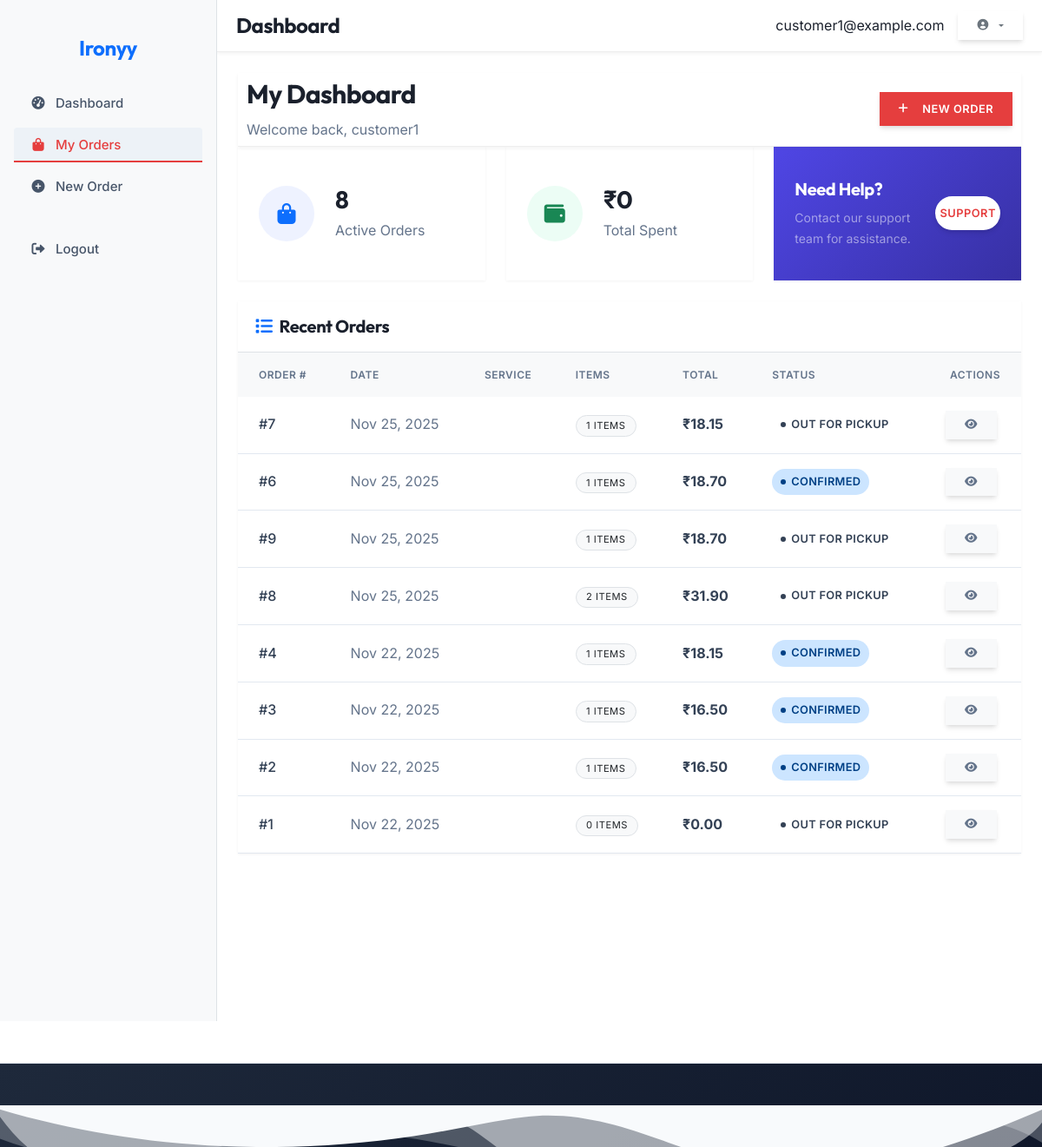
The page /dashboard/customer/ (signed in) on the database as committed earlier.
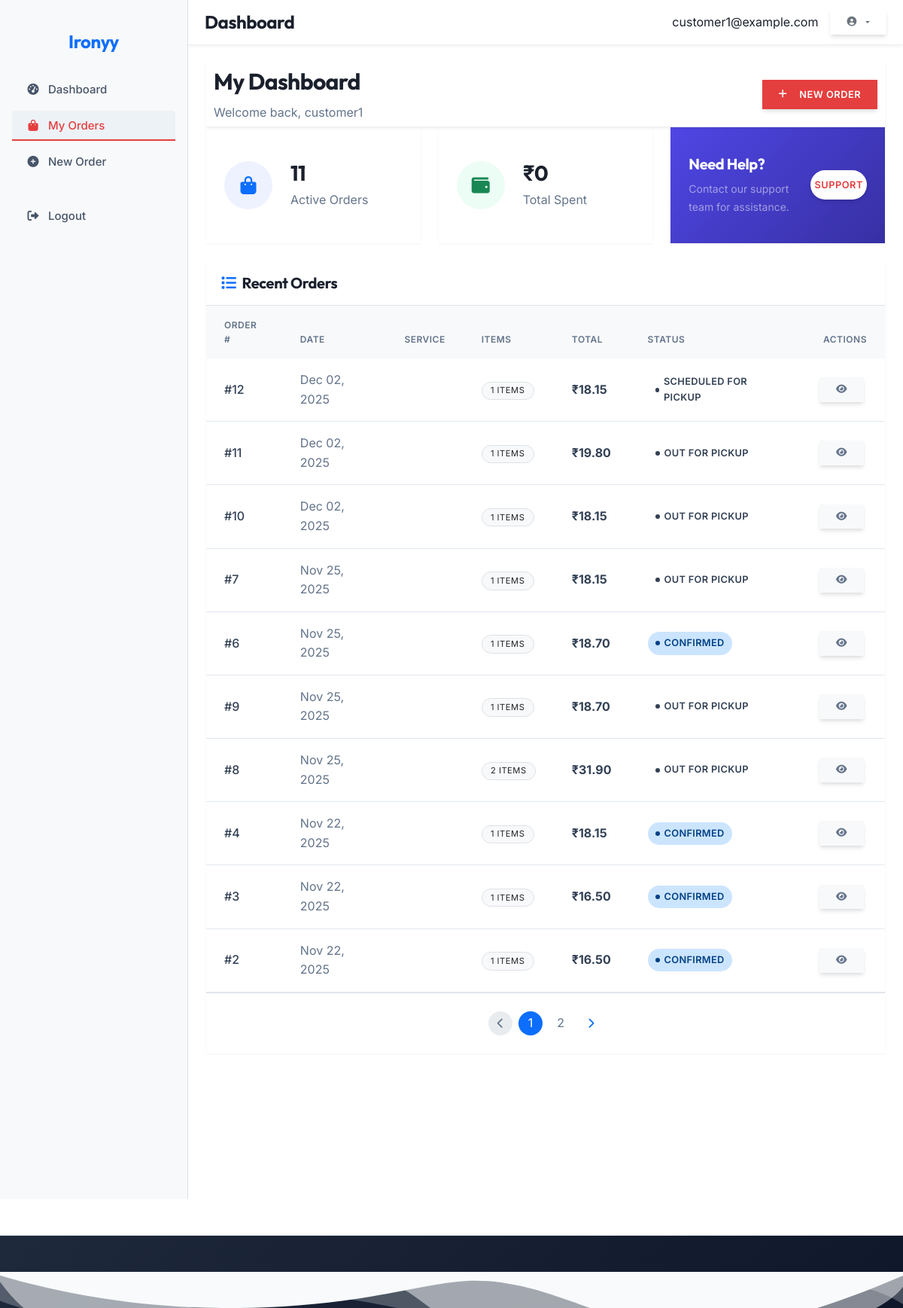
The same page on the database as committed later.
### orders/models.py (models this page shows, shortened)
class Order(models.Model):
    class Status(models.TextChoices):
        DRAFT = 'draft', _('Draft')
        PENDING = 'pending', _('Pending Payment')
        CONFIRMED = 'confirmed', _('Confirmed')
        SCHEDULED_FOR_PICKUP = 'scheduled_for_pickup', _('Scheduled for Pickup')
        OUT_FOR_PICKUP = 'out_for_pickup', _('Out for Pickup')
        PICKED_UP = 'picked_up', _('Picked Up')
        PROCESSING = 'processing', _('In Progress')
        READY = 'ready', _('Ready for Delivery')
        OUT_FOR_DELIVERY = 'out_for_delivery', _('Out for Delivery')
        COMPLETED = 'completed', _('Completed')
        CANCELLED = 'cancelled', _('Cancelled')
        REFUNDED = 'refunded', _('Refunded')
        FAILED = 'failed', _('Failed')
    class PaymentStatus(models.TextChoices):
        PENDING = 'pending', _('Pending')
        AUTHORIZED = 'authorized', _('Authorized')
        PAID = 'paid', _('Paid')
        PARTIALLY_REFUNDED = 'partially_refunded', _('Partially Refunded')
        REFUNDED = 'refunded', _('Refunded')
        VOIDED = 'voided', _('Voided')
        FAILED = 'failed', _('Failed')
    class DeliveryType(models.TextChoices):
        PICKUP = 'pickup', _('Pickup')
        DELIVERY = 'delivery', _('Delivery')
    customer = models.ForeignKey(
        User,
        on_delete=models.PROTECT,
        related_name='orders',
        verbose_name=_('customer')
    )
    order_number = models.CharField(
        _('order number'),
        max_length=20,
        unique=True,
        db_index=True
    )
    status = models.CharField(
        _('status'),
        max_length=20,
        choices=Status.choices,
        default=Status.DRAFT,
        db_index=True
    )
    payment_status = models.CharField(
        _('payment status'),
        max_length=20,
        choices=PaymentStatus.choices,
        default=PaymentStatus.PENDING,
        db_index=True
    )
    delivery_type = models.CharField(
        _('delivery type'),
        max_length=10,
        choices=DeliveryType.choices,
        default=DeliveryType.PICKUP
    )
    pickup_address = models.TextField(_('pickup address'), blank=True)
    delivery_address = models.TextField(_('delivery address'), blank=True)
    preferred_pickup_date = models.DateField(_('preferred pickup date'), null=True, blank=True)
    preferred_delivery_date = models.DateField(_('preferred delivery date'), null=True, blank=True)
    subtotal = models.DecimalField(
        _('subtotal'),
        max_digits=10,
        decimal_places=2,
        default=Decimal('0.00')
    )
    tax_amount = models.DecimalField(
        _('tax amount'),
        max_digits=10,
        decimal_places=2,
        default=Decimal('0.00')
    )
    shipping_cost = models.DecimalField(
        _('shipping cost'),
        max_digits=10,
        decimal_places=2,
        default=Decimal('0.00')
    )
    discount_amount = models.DecimalField(
        _('discount amount'),
        max_digits=10,
        decimal_places=2,
        default=Decimal('0.00')
    )
    total_amount = models.DecimalField(
        _('total amount'),
        max_digits=10,
        decimal_places=2,
        default=Decimal('0.00')
    )
    assigned_staff = models.ForeignKey(
        User,
        on_delete=models.SET_NULL,
        null=True,
        blank=True,
        related_name='assigned_orders',
        verbose_name=_('assigned staff')
    )
    delivery_person = models.ForeignKey(
        User,
        on_delete=models.SET_NULL,
        null=True,
        blank=True,
        related_name='delivery_orders',
        verbose_name=_('delivery person')
    )
    created_at = models.DateTimeField(_('created at'), auto_now_add=True)
    updated_at = models.DateTimeField(_('updated at'), auto_now=True)
    confirmed_at = models.DateTimeField(_('confirmed at'), null=True, blank=True)
    completed_at = models.DateTimeField(_('completed at'), null=True, blank=True)
    cancelled_at = models.DateTimeField(_('cancelled at'), null=True, blank=True)
    special_instructions = models.TextField(_('special instructions'), blank=True)
    internal_notes = models.TextField(_('internal notes'), blank=True)
    cancellation_reason = models.TextField(_('cancellation reason'), blank=True)
    payment_method = models.CharField(_('payment method'), max_length=50, blank=True)
    payment_reference = models.CharField(_('payment reference'), max_length=100, blank=True)
    payment_date = models.DateTimeField(_('payment date'), null=True, blank=True)
    class Meta:
        ordering = ['-created_at']

### dashboard/views.py (the view)
# urls.py: path('customer/', views.CustomerDashboardView.as_view(), name='customer_dashboard'),
class CustomerDashboardView(LoginRequiredMixin, ListView):
    model = Order
    template_name = 'dashboard/customer_dashboard.html'
    context_object_name = 'orders'
    paginate_by = 10
    def get_queryset(self):
        return Order.objects.filter(customer=self.request.user).order_by('-created_at')
    def get_context_data(self, **kwargs):
        context = super().get_context_data(**kwargs)
        user_orders = Order.objects.filter(customer=self.request.user)
        context['active_orders_count'] = user_orders.exclude(
            status__in=[Order.Status.COMPLETED, Order.Status.CANCELLED, Order.Status.REFUNDED]
        ).count()
        from django.db.models import Sum
        total_spent = user_orders.filter(
            status=Order.Status.COMPLETED
        ).aggregate(Sum('total_amount'))['total_amount__sum'] or 0
        context['total_spent'] = total_spent
        return context

### accounts/models.py (called while the page is built)
    def get_full_name(self):
        full_name = f"{self.first_name} {self.last_name}"
        return full_name.strip()

    def get_short_name(self):
        return self.first_name or self.email.split('@')[0]

    @property
    def is_customer(self):
        return self.role == self.Role.CUSTOMER

    @property
    def is_press(self):
        return self.role == self.Role.PRESS

### templates/dashboard/customer_dashboard.html (shortened to what the changed rows need)
{% extends 'dashboard/base_dashboard.html' %}
{% load humanize %}
{% block dashboard_content %}
<div class="dashboard-header d-flex justify-content-between align-items-center">
    <div>
        <h2>My Dashboard</h2>
    </div>
</div>
<div class="row mb-5">
    <div class="col-md-6 col-lg-4 mb-4 mb-lg-0">
        <div class="card border-0 shadow-sm h-100">
            <div class="card-body d-flex align-items-center">
                <div>
                    <h3 class="mb-1 fw-bold">{{ active_orders_count }}</h3>
                    <p class="text-muted mb-0">Active Orders</p>
                </div>
            </div>
        </div>
    </div>
</div>
<div class="card border-0 shadow-sm">
    <div class="card-body p-0">
        {% if orders %}
        <div class="table-responsive">
            <table class="table table-hover align-middle mb-0">
                <thead class="bg-light text-muted text-uppercase small fw-bold">
                    <tr>
                        <th class="ps-4">Order #</th>
                        <th>Date</th>
                        <th>Service</th>
                        <th>Items</th>
                        <th>Total</th>
                        <th>Status</th>
                        <th class="text-end pe-4">Actions</th>
                    </tr>
                </thead>
                <tbody>
                    {% for order in orders %}
                    <tr>
                        <td class="ps-4 fw-medium">#{{ order.id }}</td>
                        <td class="text-muted">{{ order.created_at|date:"M d, Y" }}</td>
                        <td>{{ order.get_service_type_display }}</td>
                        <td>
                            <span class="badge bg-light text-dark border fw-normal">
                                {{ order.items.count }} items
                            </span>
                        </td>
                        <td class="fw-bold">₹{{ order.total_amount|intcomma }}</td>
                        <td>
                            <span class="status-badge status-{{ order.status|lower|slugify }}">
                                {{ order.get_status_display }}
                            </span>
                        </td>
                        <td class="text-end pe-4">
                            <a href="{% url 'dashboard:order_detail' order.pk %}"
                                class="btn btn-sm btn-light text-muted me-1" data-bs-toggle="tooltip"
                                title="View details">
                                <i class="fas fa-eye"></i>
                            </a>
                        </td>
                    </tr>
                    {% endfor %}
                </tbody>
            </table>
        </div>
        {% if is_paginated %}
        <div class="p-4 border-top">
            <nav aria-label="Order pagination">
                <ul class="pagination justify-content-center mb-0">
                    {% if page_obj.has_previous %}
                    <li class="page-item">
                        <a class="page-link border-0 rounded-circle d-flex align-items-center justify-content-center mx-1"
                            href="?page={{ page_obj.previous_page_number }}" style="width: 32px; height: 32px;">
                            <i class="fas fa-chevron-left small"></i>
                        </a>
                    </li>
                    {% else %}
                    <li class="page-item disabled">
                        <span
                            class="page-link border-0 rounded-circle d-flex align-items-center justify-content-center mx-1 text-muted"
                            style="width: 32px; height: 32px;">
                            <i class="fas fa-chevron-left small"></i>
                        </span>
                    </li>
                    {% endif %}
                    {% for num in page_obj.paginator.page_range %}
                    {% if page_obj.number == num %}
                    <li class="page-item active">
                        <span
                            class="page-link border-0 rounded-circle d-flex align-items-center justify-content-center mx-1 shadow-sm"
                            style="width: 32px; height: 32px;">{{ num }}</span>
                    </li>
                    {% else %}
                    <li class="page-item">
                        <a class="page-link border-0 rounded-circle d-flex align-items-center justify-content-center mx-1 text-muted"
                            href="?page={{ num }}" style="width: 32px; height: 32px;">{{ num }}</a>
                    </li>
                    {% endif %}
                    {% endfor %}
                    {% if page_obj.has_next %}
                    <li class="page-item">
                        <a class="page-link border-0 rounded-circle d-flex align-items-center justify-content-center mx-1"
                            href="?page={{ page_obj.next_page_number }}" style="width: 32px; height: 32px;">
                            <i class="fas fa-chevron-right small"></i>
                        </a>
                    </li>
                    {% endif %}
                </ul>
            </nav>
        </div>
        {% endif %}
        {% endif %}
    </div>
</div>
{% endblock %}

Rows that differ between the two databases and show on the page:
no longer on this page (row unchanged): Order: id "1", created_at "Nov 22, 2025", items.count "0", total_amount "0.00", status "OUT FOR PICKUP"
added Order: id "12", created_at "Dec 02, 2025", items.count "1", total_amount "18.15", status "SCHEDULED FOR PICKUP"
added Order: id "11", created_at "Dec 02, 2025", items.count "1", total_amount "19.80", status "OUT FOR PICKUP"
added Order: id "10", created_at "Dec 02, 2025", items.count "1", total_amount "18.15", status "OUT FOR PICKUP"
Other text that changed with them:
{{ active_orders_count }}: "8" → "11"
new list line: "1"
new list line: "2"
